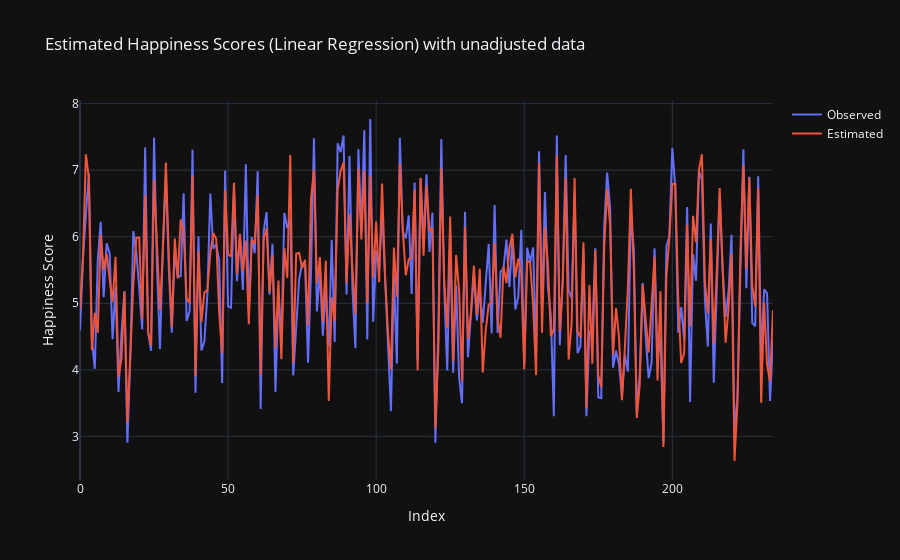

Write notebook code for a chart like this one.
### Code cell
graph_to_predict(linear_regression_test.get_test_data().reset_index(), 'Estimated Happiness Scores (Linear Regression) with unadjusted data')

### Figure 1 — Plotly figure (JSON) as saved in the notebook; plotly's stock layout.template omitted (floating-point values rounded to 4 significant figures; data arrays with more than 128 entries replaced by an {"elided": "..."} marker saying what was removed)
{"data": [{"mode": "lines", "name": "Observed", "type": "scatter", "x": {"elided": "235 int values"}, "y": {"elided": "235 float values"}}, {"mode": "lines", "name": "Estimated", "type": "scatter", "x": {"elided": "235 int values"}, "y": {"elided": "235 float values"}}], "layout": {"title": {"text": "Estimated Happiness Scores (Linear Regression) with unadjusted data"}, "xaxis": {"title": {"text": "Index"}}, "yaxis": {"title": {"text": "Happiness Score"}}}}
